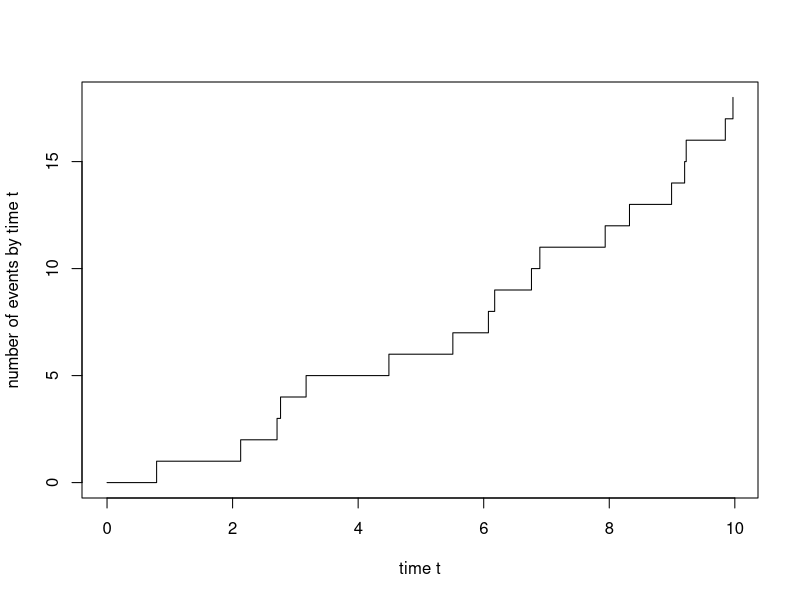
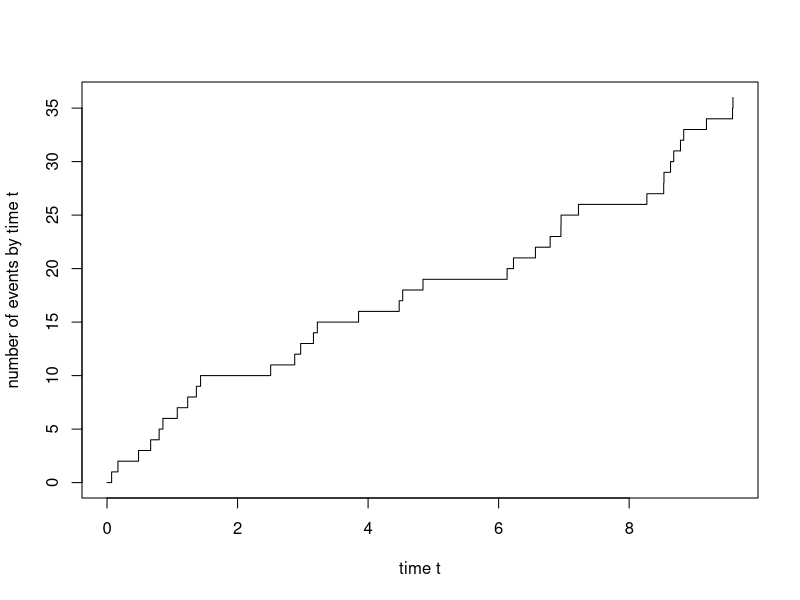

R code for these plots, in order:
## ---- chunk 1
n=100
u=runif(n,0,1)
x=c(1:n)*0
lamb=1/1500
x=-log(1-u)/lamb
## ---- chunk 2
ks.test(x,pexp,1/1500, alternative="two.sided")

## ---- chunk 3
m=30 #number of changes
index=floor(runif(m,1,n))
lamb2=1/500
y=x

for (i in 1:m){
  u=runif(1,0,1)
  y[index[i]]=-log(1-u)/lamb2}
## ---- chunk 4
ks.test(y,pexp,1/1500, alternative="two.sided")
result=ks.test(y,pexp,1/1500, alternative="two.sided")
print(result$statistic)
## ---- chunk 5
n=100
size=10
max=0
rangemax=c(1:size)*0
start=1
end=size

for (i in 1:(n-size)){
  result=ks.test(y[start:end],pexp,1/1500, alternative="two.sided")
  compared=result$statistic
  if (compared > max){max=compared
  rangemax=c(start:end)}
  start=start+1
  end=end+1
} 
print(max)
print(rangemax)
## ---- chunk 6
size=5
max=0
rangemax=c(1:size)*0
start=1
end=size

for (i in 1:(n-size)){
  result=ks.test(y[start:end],pexp,1/1500, alternative="two.sided")
  compared=result$statistic
  if (compared > max){max=compared
  rangemax=c(start:end)}
  start=start+1
  end=end+1
} 
print(max)
print(rangemax)
## ---- chunk 7
print(ks.test(y[rangemax],pexp,1/1500, alternative="two.sided")$p.value)
## ---- chunk 8
size=10
max=0
rangemax=c(1:size)*0
start=1
end=size

for (i in 1:(n-size)){
  result=ks.test(x[start:end],pexp,1/1500, alternative="two.sided")
  compared=result$statistic
  if (compared > max){max=compared
  rangemax=c(start:end)}
  start=start+1
  end=end+1
} 
print(max)
print(rangemax)
print(ks.test(y[rangemax],pexp,1/1500, alternative="two.sided")$p.value)
## ---- chunk 9

PoissonProcess <- function(lambda,T) {
  return(sort(runif(rpois(1,lambda*T),0,T)))
}



lambda1=2
lambda2=3
Ti=10
pp1=PoissonProcess(lambda1,Ti)
print(pp1)
plot(c(0,pp1),0:length(pp1),type="s",xlab="time t",ylab="number of events by time t")

pp2=PoissonProcess(lambda2,Ti)
print(pp2)
plot(c(0,pp2),0:length(pp2),type="s",xlab="time t",ylab="number of events by time t")

#time between events 
n1=length(pp1)
tbe1=pp1[2:n1]-pp1[1:n1-1]
tbe1

n2=length(pp2)
tbe2=pp2[2:n2]-pp2[1:n2-1]
tbe2
